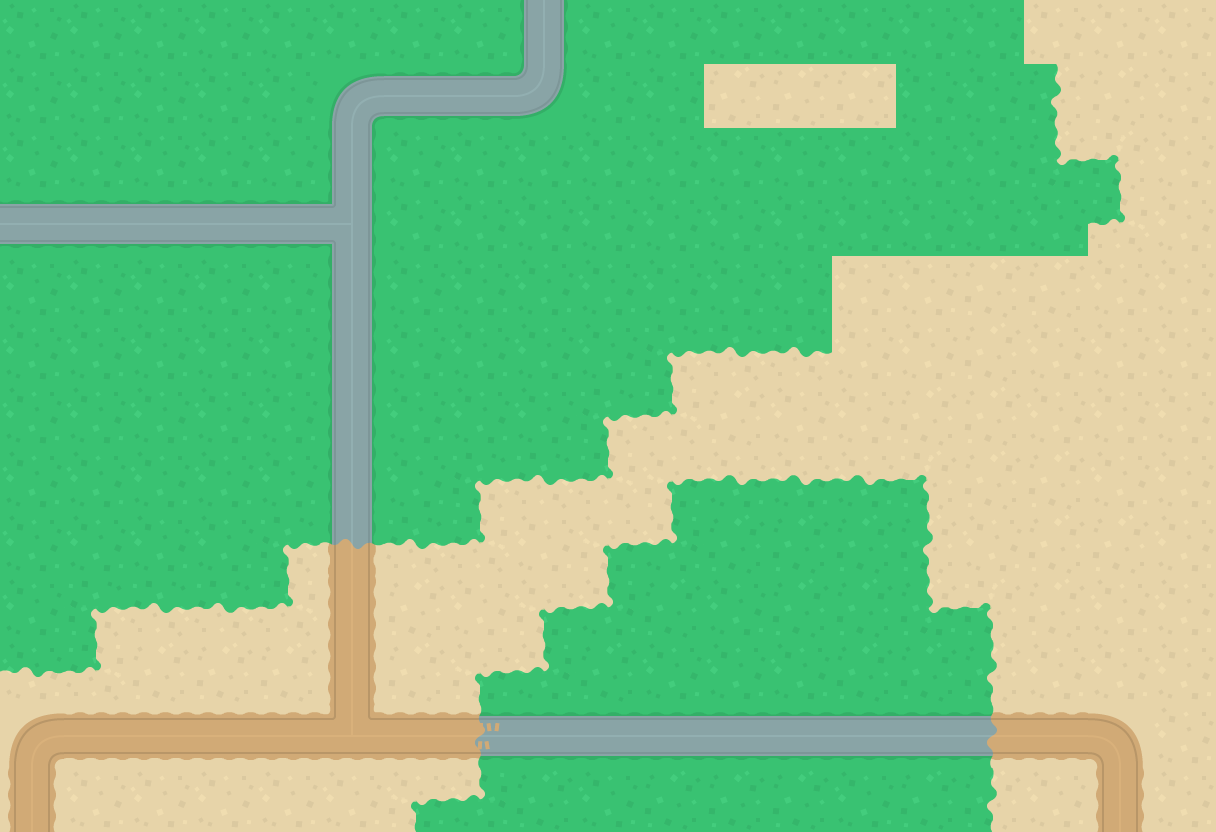

This is a level from a 2D game, rendered from its Tiled map with the project's own tilesets. A one-line summary and the map file follow, with tile-layer data summarised:
An orthogonal 19x13 tile map with 64x64 px tiles, 2 tile layers (Background, Water).

<map version="1.5" tiledversion="1.6.0" orientation="orthogonal" renderorder="right-down" width="19" height="13" tilewidth="64" tileheight="64" infinite="0" nextlayerid="3" nextobjectid="1">
 <tileset firstgid="1" source="Terrain.tsx" />
 <layer id="1" name="Background" width="19" height="13">
  <data>[247 cells, 247 non-empty, 21 distinct tile ids]</data>
 </layer>
 <layer id="2" name="Water" width="19" height="13">
  <data>[247 cells, 61 non-empty, 8 distinct tile ids]</data>
 </layer>
</map>